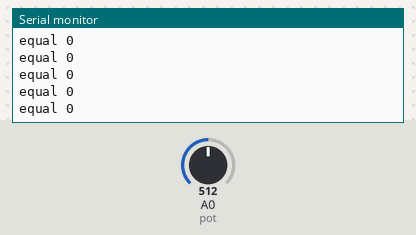
Recording of a sketch running on a simulated Arduino Uno, built with avr-gcc and run on an emulated ATmega328P. Shown: the last lines printed to the serial monitor. The inputs (shaded band) are chosen by the test bench; at power-on: A0 (pot) = 512.

Above: at 1.2 s.
1.3 s: A0 (pot) set to 306
At 1.31 s:
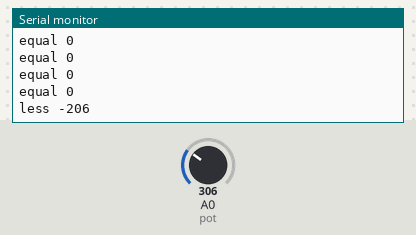
2.8 s: A0 (pot) set to 122
At 2.81 s:
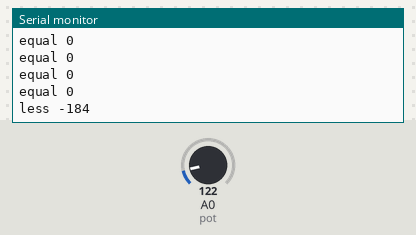

Measured:
- after the input at 1.3 s, the serial monitor: prints a new line at once (image 1)
- after the input at 2.8 s, the serial monitor: prints a new line at once (image 2)

The sketch:

Derivative_comparison.ino
```cpp
#define pot A0
int val,data1,data2,delta;
unsigned long preTime;

void setup()
{
  pinMode(pot,INPUT);
  Serial.begin(9600);
}

void loop()
{
  val = analogRead(pot);
  if(millis() - preTime >= 100)
  {
    data1 = val;
    delta = data1 - data2;
    (delta == 0) ? Serial.print("equal ") : NULL;
    (delta > 0) ? Serial.print("greater +") : NULL;
    (delta < 0) ? Serial.print("less ") : NULL;
    Serial.println(delta);
    data2 = data1;
    preTime = millis();
  }
}
```
